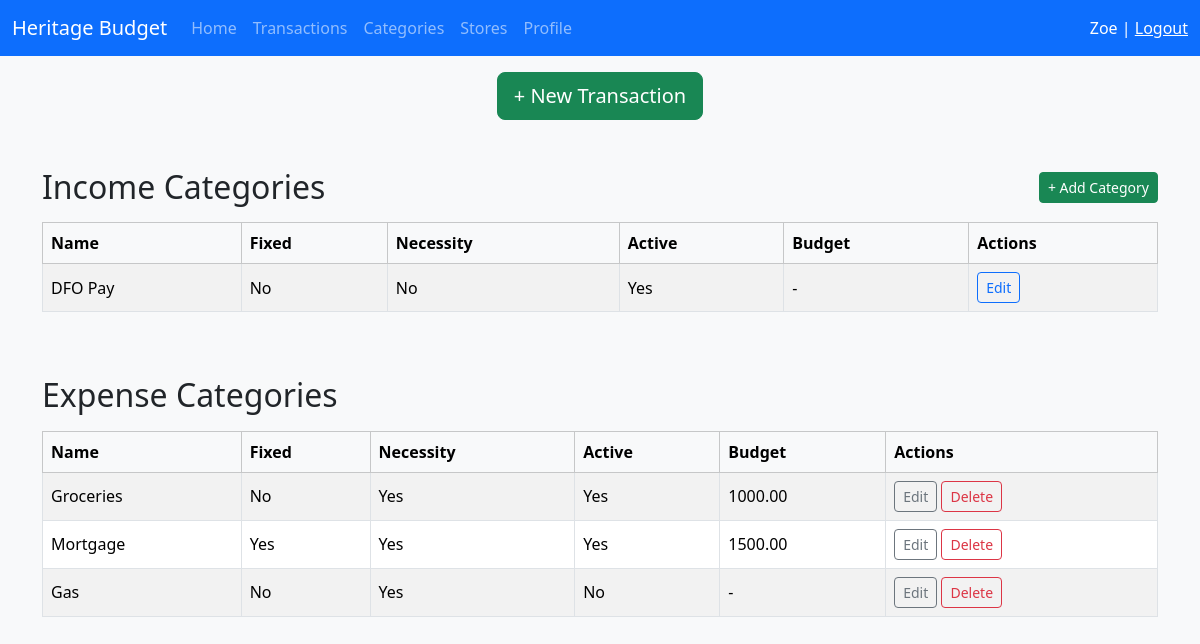
/categories/ (signed in), run on the app's committed database.
### budget/models.py (models this page shows, shortened)
class FamilyMember(models.Model):
    user = models.OneToOneField(User, on_delete=models.SET_NULL, null=True)
    household = models.ForeignKey(
        Household,
        on_delete=models.CASCADE,
        related_name="members",
    )
    role = models.CharField(max_length=50)
    joined_at = models.DateTimeField(auto_now_add=True)

class Household(models.Model):
    name = models.CharField(max_length=200)
    invite_code = models.UUIDField(default=uuid.uuid4, unique=True)
    created_at = models.DateTimeField(auto_now_add=True)
    updated_at = models.DateTimeField(auto_now=True)
    deleted_at = models.DateTimeField(null=True, blank=True)
    def __str__(self):
        return self.name

class Category(models.Model):
    household = models.ForeignKey(
        Household,
        on_delete=models.CASCADE,
        related_name="categories",
    )
    name = models.CharField(max_length=100)
    fixed = models.BooleanField(default=False)
    necessity = models.BooleanField(default=False)
    income_expense = models.CharField(
        max_length=2,
        choices=[('IN', 'Income'),('EX', 'Expense')],
        default='EX'
    )
    is_active = models.BooleanField(default=True)
    created_at = models.DateTimeField(auto_now_add=True)
    updated_at = models.DateTimeField(auto_now=True)
    deleted_at = models.DateTimeField(null=True, blank=True)

class Budget(models.Model):
    household = models.ForeignKey('Household', on_delete=models.CASCADE, related_name="budgets")
    category = models.ForeignKey('Category', on_delete=models.CASCADE, related_name="budgets")
    monthly_amount = models.DecimalField(max_digits=10, decimal_places=2)
    start_date = models.DateField(default=timezone.now)
    end_date = models.DateField(null=True, blank=True)
    created_at = models.DateTimeField(auto_now_add=True)
    updated_at = models.DateTimeField(auto_now=True)
    class Meta:
        unique_together = ('household', 'category', 'start_date')
        indexes = [
            models.Index(fields=['household', 'category', 'start_date']),
            models.Index(fields=['household', 'category', 'end_date']),
        ]
    @staticmethod
    def get_budget_for_month(household, category, year, month):
        month_start = date(year, month, 1)
        month_end = date(year, month, monthrange(year, month)[1])
        return Budget.objects.filter(
            household=household,
            category=category,
            start_date__lte=month_end
        ).filter(
            Q(end_date__gte=month_start) | Q(end_date__isnull=True)
        ).first()

### budget/views.py (the view)
# urls.py: path('categories/', views.category_list, name="category_list"),
@login_required
def category_list(request):
    household = request.user.familymember.household
    today = timezone.now().date()
    categories = Category.objects.filter(household=household, deleted_at__isnull=True).order_by('-is_active', 'name')
    income_categories = []
    expense_categories = []
    for cat in categories:
        budget = Budget.get_budget_for_month(household, cat, today.year, today.month)
        data = {
            'category': cat,
            'budget': budget.monthly_amount if budget else None
        }
        if cat.income_expense == 'IN':
            income_categories.append(data)
        else:
            expense_categories.append(data)
    return render(request, 'budget/category_list.html', {
        'income_categories': income_categories,
        'expense_categories': expense_categories
    })

### budget/templates/budget/category_list.html (shortened to what this page needs)
{% extends "budget/base.html" %}
{% block content %}
<div class="d-flex justify-content-between align-items-center mb-3">
    <h2 class="mb-0">Income Categories</h2>
    <a href="{% url 'category_create' %}" class="btn btn-sm btn-success">
        + Add Category
    </a>
</div>
<div class="table-responsive mb-5">
    <table class="table table-striped table-bordered align-middle">
        <thead class="table-light">
            <tr>
                <th>Name</th>
                <th>Fixed</th>
                <th>Necessity</th>
                <th>Active</th>
                <th>Budget</th>
                <th>Actions</th>
            </tr>
        </thead>
        <tbody>
            {% for item in income_categories %}
            <tr>
                <td>{{ item.category.name }}</td>
                <td>{{ item.category.fixed|yesno:"Yes,No" }}</td>
                <td>{{ item.category.necessity|yesno:"Yes,No" }}</td>
                <td>{{ item.category.is_active|yesno:"Yes,No" }}</td>
                <td>{{ item.budget|default:"-" }}</td>
                <td>
                    <a href="{% url 'category_update' item.category.pk %}" class="btn btn-sm btn-outline-primary">
                        Edit
                    </a>
                </td>
            </tr>
            {% endfor %}
        </tbody>
    </table>
</div>
<h2 class="mb-3">Expense Categories</h2>
<div class="table-responsive">
    <table class="table table-striped table-bordered align-middle">
        <thead class="table-light">
            <tr>
                <th>Name</th>
                <th>Fixed</th>
                <th>Necessity</th>
                <th>Active</th>
                <th>Budget</th>
                <th>Actions</th>
            </tr>
        </thead>
        <tbody>
            {% for item in expense_categories %}
            <tr>
                <td>{{ item.category.name }}</td>
                <td>{{ item.category.fixed|yesno:"Yes,No" }}</td>
                <td>{{ item.category.necessity|yesno:"Yes,No" }}</td>
                <td>{{ item.category.is_active|yesno:"Yes,No" }}</td>
                <td>{{ item.budget|default:"-" }}</td>
                <td>
                    <a href="{% url 'category_update' item.category.pk %}" class="btn btn-sm btn-outline-secondary">Edit</a>
                    <button type="button" class="btn btn-sm btn-outline-danger" data-bs-toggle="modal" data-bs-target="#deleteCategoryModal{{ item.category.pk }}">
                        Delete
                    </button>
                </td>
            </tr>
            {% endfor %}
        </tbody>
    </table>
</div>
{% endblock %}

### budget/templates/budget/base.html (shortened to what this page needs)
{% load static %}
<!DOCTYPE html>
<html lang="en">
<head>
    <link href="https://cdn.jsdelivr.net/npm/bootstrap@5.3.2/dist/css/bootstrap.min.css" rel="stylesheet">
</head>
<body class="bg-light">
{% if user.is_authenticated and request.path != '/signup/' and request.path != '/login/' %}
<nav class="navbar navbar-expand-lg navbar-dark bg-primary">
  <div class="container-fluid">
    <span class="navbar-brand">
        {{ user.familymember.household }} Budget
    </span>
    <div class="collapse navbar-collapse" id="mainNav">
      <ul class="navbar-nav me-auto mb-2 mb-lg-0">
        <li class="nav-item"><a class="nav-link" href="{% url 'dashboard' %}">Home</a></li>
        <li class="nav-item"><a class="nav-link" href="{% url 'transaction_list' %}">Transactions</a></li>
        <li class="nav-item"><a class="nav-link" href="{% url 'category_list' %}">Categories</a></li>
        <li class="nav-item"><a class="nav-link" href="{% url 'store_list' %}">Stores</a></li>
        <li class="nav-item"><a class="nav-link" href="{% url 'profile' %}">Profile</a></li>
      </ul>
      <span class="navbar-text text-white">
        {{ user.first_name }} |
        <a href="{% url 'logout' %}" class="text-white text-decoration-underline">Logout</a>
      </span>
    </div>
  </div>
</nav>
<div class="d-flex justify-content-center mt-3 mb-4">
    <a href="{% url 'transaction_create' %}" class="btn btn-success btn-lg">
        + New Transaction
    </a>
</div>
{% endif %}
<div class="container py-4">
    {% block content %}{% endblock %}
</div>
</body>
</html>

### data on the page
Category: category.name "DFO Pay", category.fixed "No", category.necessity "No", category.is_active "Yes", budget "-"
Category: category.name "Groceries", category.fixed "No", category.necessity "Yes", category.is_active "Yes", budget "1000.00"
Category: category.name "Mortgage", category.fixed "Yes", category.necessity "Yes", category.is_active "Yes", budget "1500.00"
Category: category.name "Gas", category.fixed "No", category.necessity "Yes", category.is_active "No", budget "-"

### other printed values
{{ user.familymember.household }} "Heritage"
{{ user.first_name }} "Zoe"
